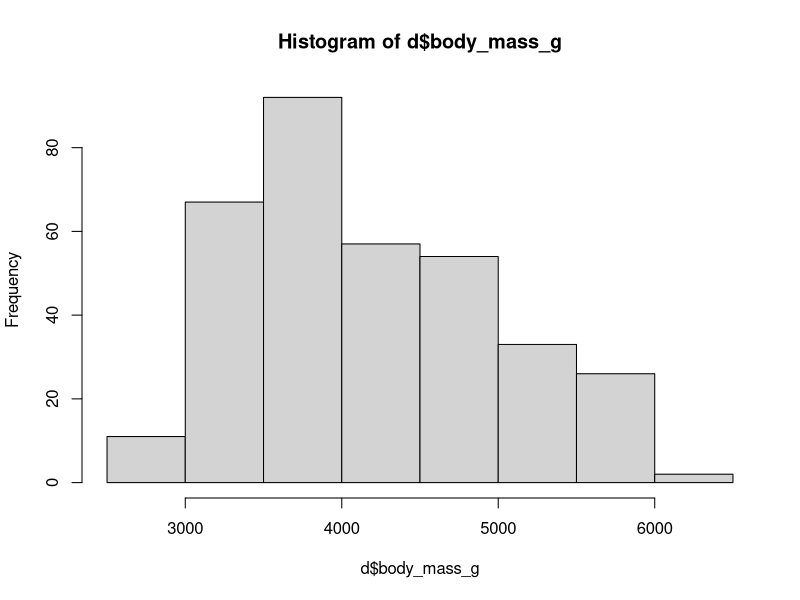

Write the R code that produced this figure.
#ZOO 800
#Homework Week 4
#Submission instructions
#Submit a single URL to a public GitHub repository on Canvas. Solutions to
#Objectives 1-3 should be included in a single R script.

#Problem
#Antarctic researchers think that smaller penguins are more susceptible to climate change, but they need some help summarizing their data.The penguin data set they have sent you can be found in the package: "palmerpenguins" and the data frame object is called “penguins”. Install the package and read in the dataset.

# Loading packages
install.packages("palmerpenguins") #if you try to load 'penguins' you will get an error, it now goes by palmerpenguins 

#Loading libraries 
library(palmerpenguins)
library(dplyr)
library(tibble)

#############################################
# OBJECTIVE 1 
#############################################

#Create a function to convert a continuous variable into a binary variable (e.g., high/low, yes/no, 1/0, etc.). The function should allow the user to specify the breakpoint by which the data are divided in two, as well as specify the labels that both groups are assigned

# A Create a function to convert a continuous variable into a binary variable(e.g., high/low, yes/no, 1/0, etc.). The function should allow the user to specify the breakpoint by which the data are divided in two, as well as specify the labels that both groups are assigned

binary = function(x) {
  ifelse(x<4000,"small","big")
}
binary(4)
binary(6000)

#Part B: Use your function to convert body mass into a binary variable of ‘small’and ‘large’ penguins

d = penguins #call the data 
#d = na.omit(d) # remove hte NAs, they will mess us up 
hist(d$body_mass_g) #what's a reasonable breakpoint? Let's check via a histogram
d = as_tibble(d) #turning it into a tibble, because tibbles are better 

break_value = 4500 #based on our histogram, let's set our break_value to 4500 
binary(d$body_mass_g) #yep it works 
binary1 = binary(d$body_mass_g) #saving it as a vector
d$class_size = binary1 #bind it to the dataframe 

#######################################
# OBJECTIVE 2 
#######################################

# Nathan joined our group!!

continuous_to_categorical <- function(values, breakpoints, category_labels) {
  # This assumes the breakpoints and label_categories vectors are ordered,
  # and that breakpoints is 1 element smaller than label_categories.
  # This is our storage vector
  converted_values <- character(length(values))
  # Go through each value (it would be nice if this was vectorizable)
  # Seq in R makes the range, range gives you the min and max
  for (value_number in seq(length(values))) {
    # NA will crash the function unless I do this
    if (is.na(values[value_number])) {
      converted_values[value_number] <- NA
      # Continues with the next thing in the loop
      next
    }
    # Otherwise, evaluate if it's less than or equal to each breakpoint at a time
    for (breakpoint_number in seq(length(breakpoints))) {
      # If value is less than breakpoint we assign label and stop looping
      if (values[value_number] <= breakpoints[breakpoint_number]) {
        # Assign the label, which is the corresponding index in label_categories EXCEPT for the last one
        converted_values[value_number] <- category_labels[breakpoint_number]
        # Stop the loop
        break
      }
    }
    # If the label wasn't assigned yet after we hit the last breakpoint it's the last label by default
    if (converted_values[value_number] == "") {
      # NEGATIVE INDEXING DROPS THE ELEMENT IN R IT DOES NOT ACCESS THE LAST
      converted_values[value_number] <- tail(category_labels, n=1)
    }
  }
  return(converted_values)
}

# Test omg it works!!!!
continuous_to_categorical(c(1:10), breakpoints=c(2, 4, 6, 8), category_labels=c("below 2", "below 4", "below 6", "below 8", "above 8"))
# Second test with NA things
continuous_to_categorical(c(2, NA, 3), breakpoints=c(2.5), category_labels=c("small", "large"))

# Question 2b - small, medium, and large penguins
# Look at a range again
range(penguins$body_mass_g, na.rm=TRUE)
# I'll make the cutoffs 3900 and 5100
penguins$body_mass_sml <- continuous_to_categorical(penguins$body_mass_g, c(3900, 5100), c("small", "medium", "large"))   

  
 